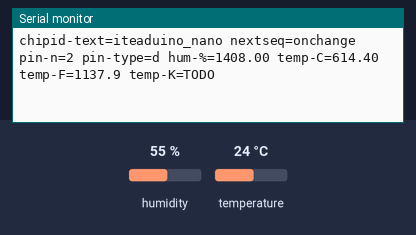
A sketch run on a simulated Arduino Uno, built with avr-gcc and run on an emulated ATmega328P. On the bench: the last lines printed to the serial monitor. Wiring (inferred from the names in the program): DHT11 sensor: data pin 2. The test bench sets the inputs (shaded band); at power-on: humidity 55 %, temperature 24 °C.

Above: at 2.8 s.
2.9 s: humidity set to 22 %
At 5.3 s:
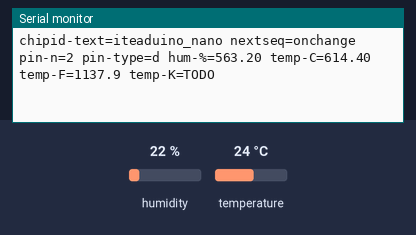
5.7 s: temperature set to 12 °C
At 6.7 s:
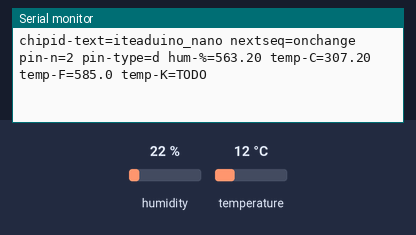
8.5 s: humidity set to 40 %
At 11.6 s:
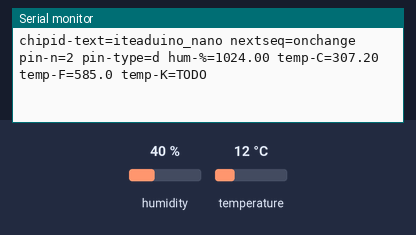
Timing chart, 0 to 13.1 s (numbered marks = the images above; inputs shaded):
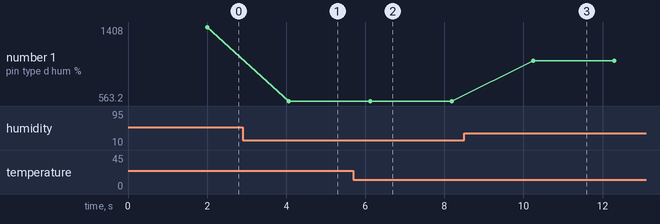

Measured:
- after the input at 2.9 s, the serial monitor: prints a new line after 1.2 s (image 1)
- after the input at 5.7 s, the serial monitor: prints a new line after 0.43 s (image 2)
- after the input at 8.5 s, the serial monitor: prints a new line after 1.7 s (image 3)
- plotted number 1: 1408 → 563.2 after the input at 2.9 s, 563.2 → 1024 after the input at 8.5 s

The sketch:

DHT.ino
```cpp
#include "DHT.h"

DHT dht;

int DHTpin = 2;
void setup()
{
  Serial.begin(9600);
  Serial.println();

  dht.setup(DHTpin); // data pin 2
}

void loop()
{
  delay(dht.getMinimumSamplingPeriod());

  float humidity = dht.getHumidity();
  float temperature = dht.getTemperature();


    Serial.print("chipid-text=iteaduino_nano");
    Serial.print(" nextseq=onchange");

    Serial.print(" pin-n=");
    Serial.print(DHTpin);

    Serial.print(" pin-type=d");

    Serial.print(" hum-%=");
    Serial.print(humidity, 2);

    Serial.print(" temp-C=");
    Serial.print(temperature, 2);

    Serial.print(" temp-F=");
    Serial.print(dht.toFahrenheit(temperature), 1);

    Serial.print(" temp-K=");
    Serial.println("TODO");


//  Serial.print(dht.getStatusString());
//  Serial.print("\t");
//  Serial.print(humidity, 1);
//  Serial.print("\t\t");
//  Serial.print(temperature, 1);
//  Serial.print("\t\t");
//  Serial.println(dht.toFahrenheit(temperature), 1);
}
```

DHT.cpp
```cpp
// (licence header left out)
#include "DHT.h"

void DHT::setup(uint8_t pin, DHT_MODEL_t model)
{
  DHT::pin = pin;
  DHT::model = model;
  DHT::resetTimer(); // Make sure we do read the sensor in the next readSensor()

  if ( model == AUTO_DETECT) {
    DHT::model = DHT22;
    readSensor();
    if ( error == ERROR_TIMEOUT ) {
      DHT::model = DHT11;
      // Warning: in case we auto detect a DHT11, you should wait at least 1000 msec
      // before your first read request. Otherwise you will get a time out error.
    }
  }
}

void DHT::resetTimer()
{
  DHT::lastReadTime = millis() - 3000;
}

float DHT::getHumidity()
{
  readSensor();
  return humidity;
}

float DHT::getTemperature()
{
  readSensor();
  return temperature;
}

#ifndef OPTIMIZE_SRAM_SIZE

const char* DHT::getStatusString()
{
  switch ( error ) {
    case DHT::ERROR_TIMEOUT:
      return "TIMEOUT";

    case DHT::ERROR_CHECKSUM:
      return "CHECKSUM";

    default:
      return "OK";
  }
}

#else

// At the expense of 26 bytes of extra PROGMEM, we save 11 bytes of
// SRAM by using the following method:

prog_char P_OK[]       PROGMEM = "OK";
prog_char P_TIMEOUT[]  PROGMEM = "TIMEOUT";
prog_char P_CHECKSUM[] PROGMEM = "CHECKSUM";

const char *DHT::getStatusString() {
  prog_char *c;
  switch ( error ) {
    case DHT::ERROR_CHECKSUM:
      c = P_CHECKSUM; break;

    case DHT::ERROR_TIMEOUT:
      c = P_TIMEOUT; break;

    default:
      c = P_OK; break;
  }

  static char buffer[9];
  strcpy_P(buffer, c);

  return buffer;
}

#endif

void DHT::readSensor()
{
  // Make sure we don't poll the sensor too often
  // - Max sample rate DHT11 is 1 Hz   (duty cicle 1000 ms)
  // - Max sample rate DHT22 is 0.5 Hz (duty cicle 2000 ms)
  unsigned long startTime = millis();
  if ( (unsigned long)(startTime - lastReadTime) < (model == DHT11 ? 999L : 1999L) ) {
    return;
  }
  lastReadTime = startTime;

  temperature = NAN;
  humidity = NAN;

  // Request sample

  digitalWrite(pin, LOW); // Send start signal
  pinMode(pin, OUTPUT);
  if ( model == DHT11 ) {
    delay(18);
  }
  else {
    // This will fail for a DHT11 - that's how we can detect such a device
    delayMicroseconds(800);
  }

  pinMode(pin, INPUT);
  digitalWrite(pin, HIGH); // Switch bus to receive data

  // We're going to read 83 edges:
  // - First a FALLING, RISING, and FALLING edge for the start bit
  // - Then 40 bits: RISING and then a FALLING edge per bit
  // To keep our code simple, we accept any HIGH or LOW reading if it's max 85 usecs long

  word rawHumidity;
  word rawTemperature;
  word data;

  for ( int8_t i = -3 ; i < 2 * 40; i++ ) {
    byte age;
    startTime = micros();

    do {
      age = (unsigned long)(micros() - startTime);
      if ( age > 90 ) {
        error = ERROR_TIMEOUT;
        return;
      }
    }
    while ( digitalRead(pin) == (i & 1) ? HIGH : LOW );

    if ( i >= 0 && (i & 1) ) {
      // Now we are being fed our 40 bits
      data <<= 1;

      // A zero max 30 usecs, a one at least 68 usecs.
      if ( age > 30 ) {
        data |= 1; // we got a one
      }
    }

    switch ( i ) {
      case 31:
        rawHumidity = data;
        break;
      case 63:
        rawTemperature = data;
        data = 0;
        break;
    }
  }

  // Verify checksum

  if ( (byte)(((byte)rawHumidity) + (rawHumidity >> 8) + ((byte)rawTemperature) + (rawTemperature >> 8)) != data ) {
    error = ERROR_CHECKSUM;
    return;
  }

  // Store readings

  if ( model == DHT11 ) {
    humidity = rawHumidity >> 8;
    temperature = rawTemperature >> 8;
  }
  else {
    humidity = rawHumidity * 0.1;

    if ( rawTemperature & 0x8000 ) {
      rawTemperature = -(int16_t)(rawTemperature & 0x7FFF);
    }
    temperature = ((int16_t)rawTemperature) * 0.1;
  }

  error = ERROR_NONE;
}
```

DHT.h
```cpp
// (licence header left out)
#ifndef dht_h
#define dht_h

#if ARDUINO < 100
  #include <WProgram.h>
#else
  #include <Arduino.h>
#endif

class DHT
{
public:

  typedef enum {
    AUTO_DETECT,
    DHT11,
    DHT22,
    AM2302,  // Packaged DHT22
    RHT03    // Equivalent to DHT22
  }
  DHT_MODEL_t;

  typedef enum {
    ERROR_NONE = 0,
    ERROR_TIMEOUT,
    ERROR_CHECKSUM
  }
  DHT_ERROR_t;

  void setup(uint8_t pin, DHT_MODEL_t model=AUTO_DETECT);
  void resetTimer();

  float getTemperature();
  float getHumidity();

  DHT_ERROR_t getStatus() { return error; };
  const char* getStatusString();

  DHT_MODEL_t getModel() { return model; }

  int getMinimumSamplingPeriod() { return model == DHT11 ? 1000 : 2000; }

  int8_t getNumberOfDecimalsTemperature() { return model == DHT11 ? 0 : 1; };
  int8_t getLowerBoundTemperature() { return model == DHT11 ? 0 : -40; };
  int8_t getUpperBoundTemperature() { return model == DHT11 ? 50 : 125; };

  int8_t getNumberOfDecimalsHumidity() { return 0; };
  int8_t getLowerBoundHumidity() { return model == DHT11 ? 20 : 0; };
  int8_t getUpperBoundHumidity() { return model == DHT11 ? 90 : 100; };

  static float toFahrenheit(float fromCelcius) { return 1.8 * fromCelcius + 32.0; };
  static float toCelsius(float fromFahrenheit) { return (fromFahrenheit - 32.0) / 1.8; };

protected:
  void readSensor();

  float temperature;
  float humidity;

  uint8_t pin;

private:
  DHT_MODEL_t model;
  DHT_ERROR_t error;
  unsigned long lastReadTime;
};

#endif /*dht_h*/
```
